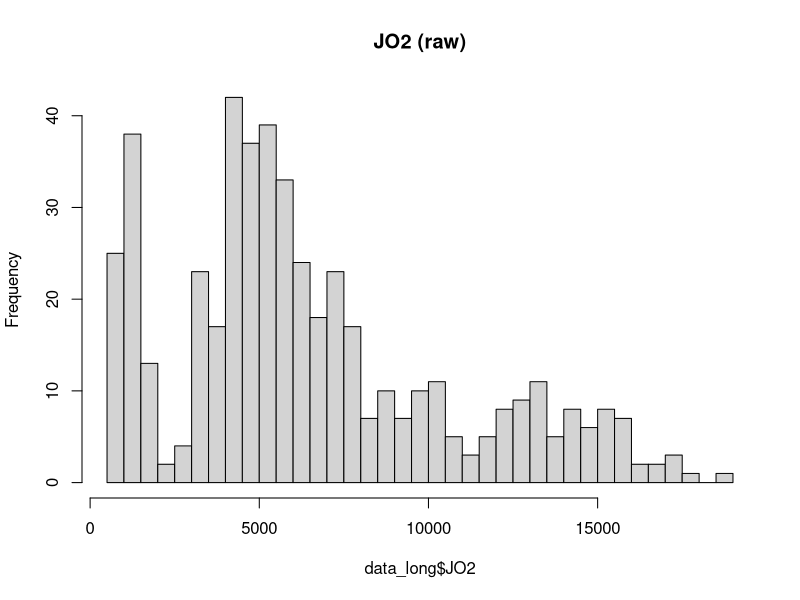
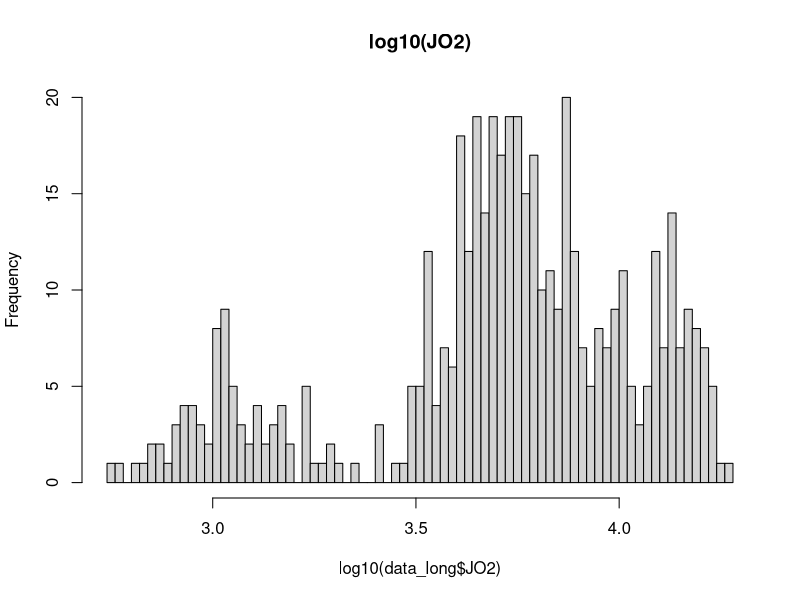
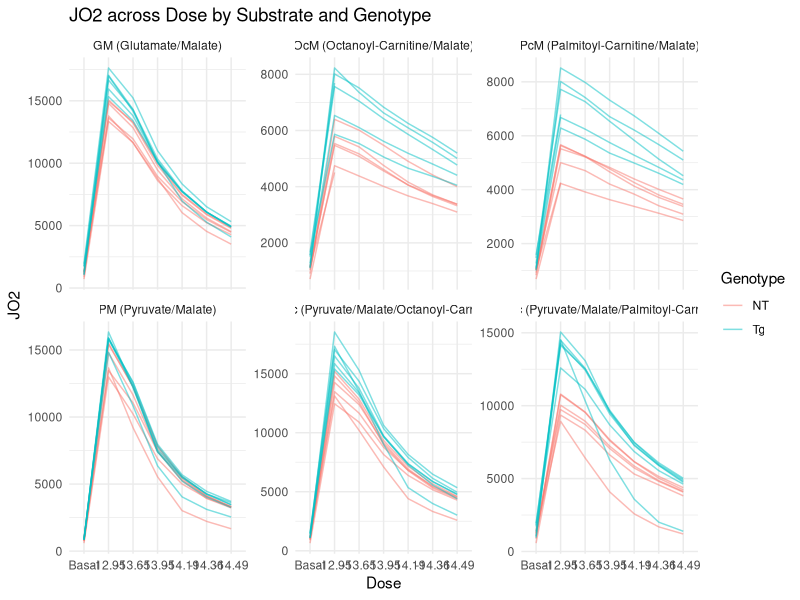
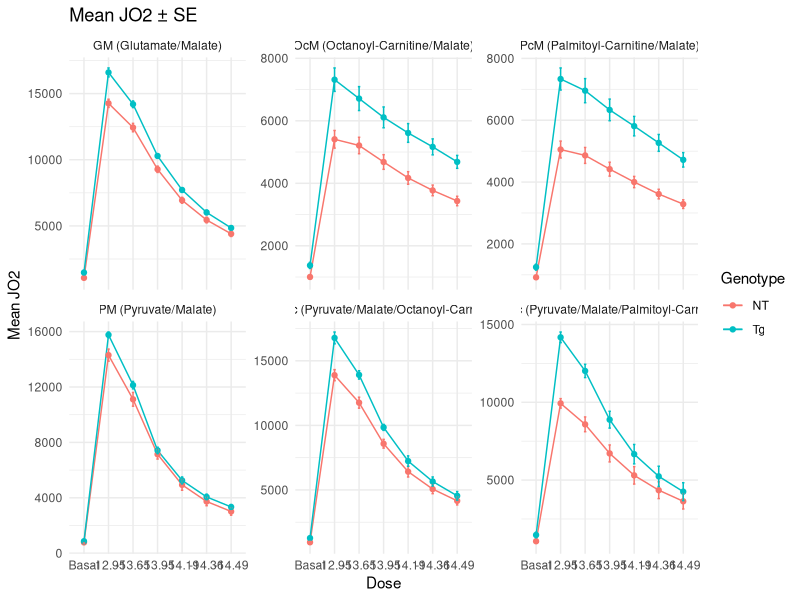
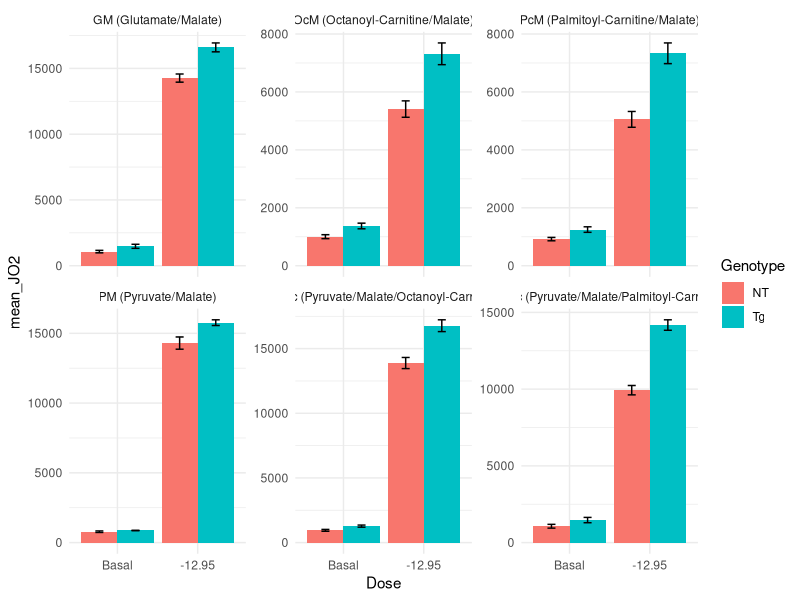
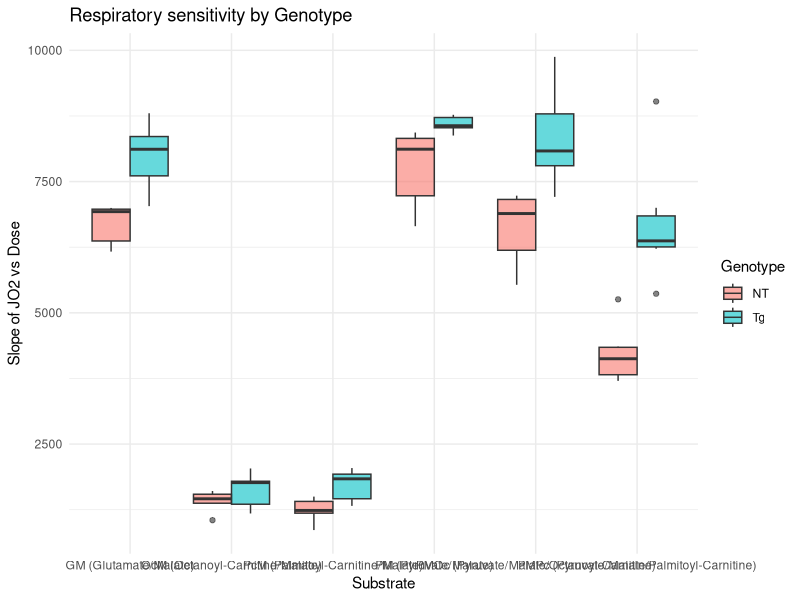
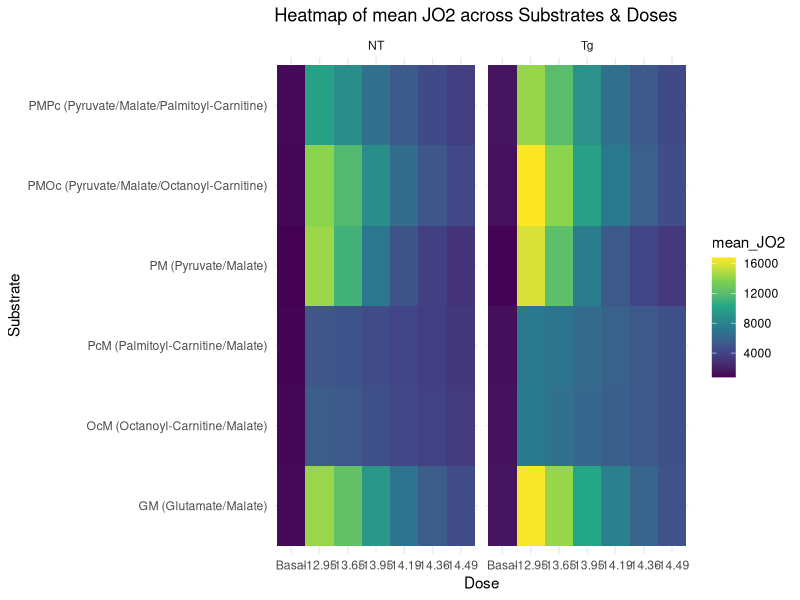

These figures' R source, in order:
## ---- chunk 1
# imports
library(readr)
library(tidyverse)
library(patchwork)
library(scales)
library(ggplot2)
library(dplyr)
library(tidyr)
library(stringr)
library(broom)
## ---- chunk 2

raw <- read_csv("data/JO2.csv", col_names = FALSE, show_col_types = FALSE)

header1 <- as.character(unlist(raw[1, ]))  # substrates in row 1
header2 <- as.character(unlist(raw[2, ]))  # doses in row 2

sub <- header1
sub[1] <- "Subject"
for (i in 2:length(sub)) {
  if (is.na(sub[i]) || sub[i] == "") sub[i] <- sub[i - 1]
}

dose <- header2
dose[1] <- NA  # first col is Subject

new_names <- c("Subject", paste(sub[-1], dose[-1], sep = "_"))

dat <- raw[-c(1, 2), ]
names(dat) <- new_names
dat <- dat %>% mutate(across(-Subject, ~ suppressWarnings(as.numeric(.))))

data_long <- dat %>%
  pivot_longer(
    cols = -Subject,
    names_to = c("Substrate", "Dose"),
    names_sep = "_",
    values_to = "JO2"
  ) %>%
  mutate(
    Genotype = if_else(str_detect(Subject, "^NT"), "NT", "Tg"),
    # keep Basal as a category; make numeric where applicable
    Dose_num = suppressWarnings(as.numeric(Dose)),
    Dose = factor(Dose,
                  levels = c("Basal", "-12.95","-13.65","-13.95","-14.19","-14.36","-14.49"),
                  ordered = TRUE)
  ) %>%
  drop_na(JO2)   

## ---- chunk 3
glimpse(data_long)
## ---- chunk 4
#| label: histogram 

#raw
hist(data_long$JO2, breaks=60, main="JO2 (raw)")

#log10
hist(log10(data_long$JO2), breaks=60, main="log10(JO2)")

## ---- chunk 5
# subject-level spaghetti by substrate
ggplot(data_long, aes(x = Dose, y = JO2, color = Genotype, group = Subject)) +
  geom_line(alpha = 0.5) +
  facet_wrap(~ Substrate, scales = "free_y") +
  theme_minimal() +
  labs(title = "JO2 across Dose by Substrate and Genotype")

# genotype means ± SE per substrate×dose
summary_data <- data_long %>%
  group_by(Substrate, Dose, Genotype) %>%
  summarise(mean_JO2 = mean(JO2), se = sd(JO2)/sqrt(n()), .groups = "drop")

ggplot(summary_data, aes(Dose, mean_JO2, color = Genotype, group = Genotype)) +
  geom_line() + geom_point() +
  geom_errorbar(aes(ymin = mean_JO2 - se, ymax = mean_JO2 + se), width = 0.1) +
  facet_wrap(~ Substrate, scales = "free_y") +
  theme_minimal() +
  labs(title = "Mean JO2 ± SE", y = "Mean JO2")
## ---- chunk 6
data_long %>%
  filter(Dose %in% c("Basal", "-12.95")) %>%
  group_by(Genotype, Substrate, Dose) %>%
  summarise(mean_JO2 = mean(JO2), se = sd(JO2)/sqrt(n()), .groups = "drop") %>%
  ggplot(aes(x = Dose, y = mean_JO2, fill = Genotype)) +
  geom_col(position = position_dodge()) +
  geom_errorbar(aes(ymin = mean_JO2-se, ymax = mean_JO2+se),
                width = 0.2, position = position_dodge(0.9)) +
  facet_wrap(~Substrate, scales = "free_y") +
  theme_minimal()
## ---- chunk 7
slopes <- data_long %>%
  group_by(Subject, Genotype, Substrate) %>%
  do(tidy(lm(JO2 ~ Dose_num, data = .))) %>%
  filter(term == "Dose_num")

ggplot(slopes, aes(x = Substrate, y = estimate, fill = Genotype)) +
  geom_boxplot(alpha = 0.6, position = position_dodge()) +
  theme_minimal() +
  labs(y = "Slope of JO2 vs Dose", title = "Respiratory sensitivity by Genotype")
## ---- chunk 8
heat <- data_long %>%
  group_by(Substrate, Dose, Genotype) %>%
  summarise(mean_JO2 = mean(JO2), .groups = "drop")

ggplot(heat, aes(x = Dose, y = Substrate, fill = mean_JO2)) +
  geom_tile() +
  facet_wrap(~Genotype) +
  scale_fill_viridis_c() +
  theme_minimal() +
  labs(title = "Heatmap of mean JO2 across Substrates & Doses")
